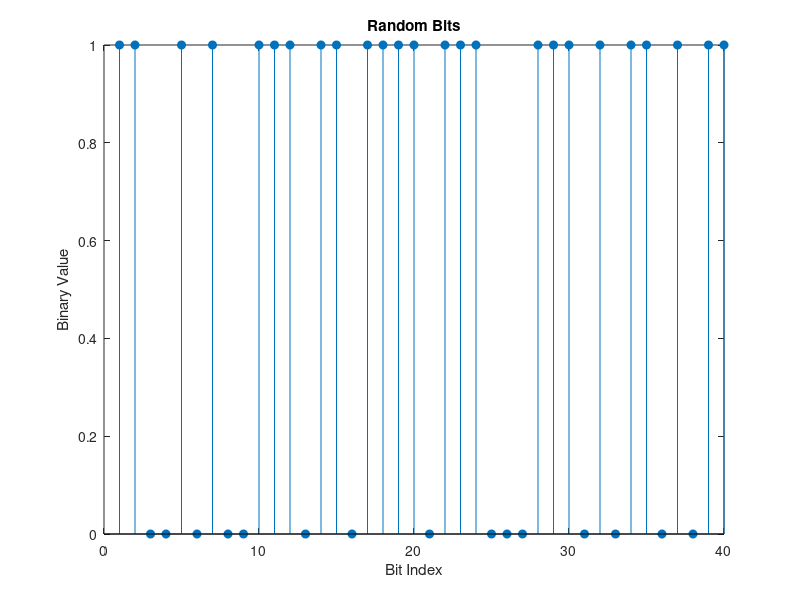
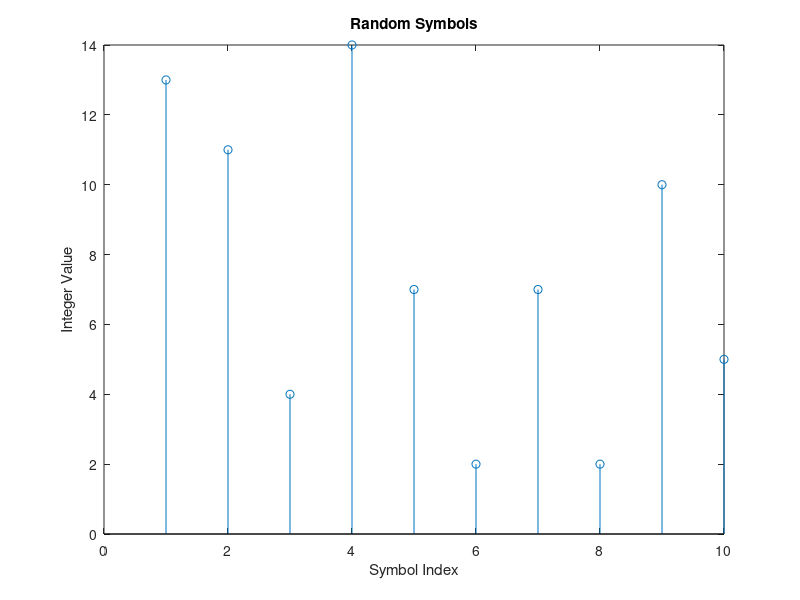
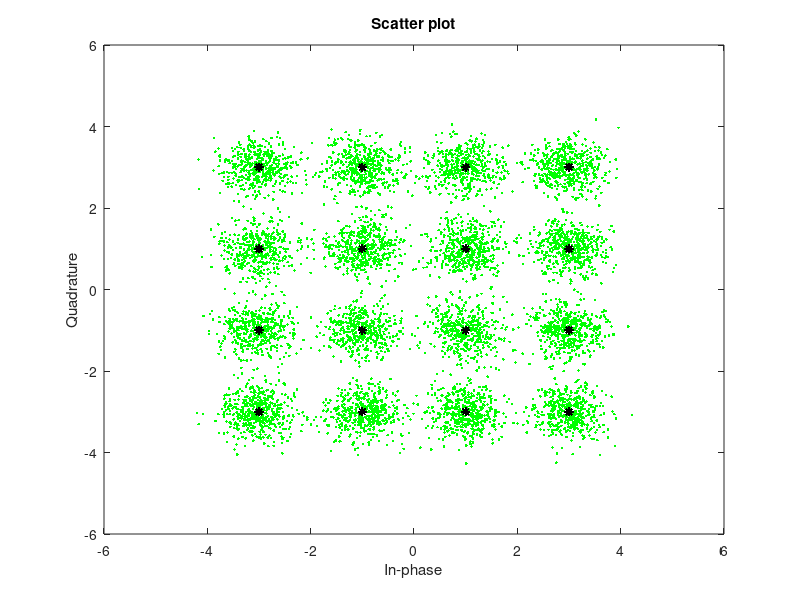

These charts were generated, in order, by the following MATLAB code:
M = 16;                     % Size of signal constellation
k = log2(M);                % Number of bits per symbol
n = 30000;                  % Number of bits to process
numSamplesPerSymbol = 1;    % Oversampling factor

rng default                 % Use default random number generator
dataIn = randi([0 1],n,1);  % Generate vector of binary data

stem(dataIn(1:40),'filled');
title('Random Bits');
xlabel('Bit Index');
ylabel('Binary Value');

dataInMatrix = reshape(dataIn,length(dataIn)/k,k);   % Reshape data into binary k-tuples, k = log2(M)
dataSymbolsIn = bi2de(dataInMatrix);                 % Convert to integers

figure; % Create new figure window.
stem(dataSymbolsIn(1:10));
title('Random Symbols');
xlabel('Symbol Index');
ylabel('Integer Value');

dataMod = qammod(dataSymbolsIn,M,'bin');         % Binary coding, phase offset = 0
dataModG = qammod(dataSymbolsIn,M); % Gray coding, phase offset = 0

EbNo = 10;
snr = EbNo + 10*log10(k) - 10*log10(numSamplesPerSymbol);

receivedSignal = awgn(dataMod,snr,'measured');
receivedSignalG = awgn(dataModG,snr,'measured');

sPlotFig = scatterplot(receivedSignal,1,0,'g.');
hold on;
scatterplot(dataMod,1,0,'k*',sPlotFig);